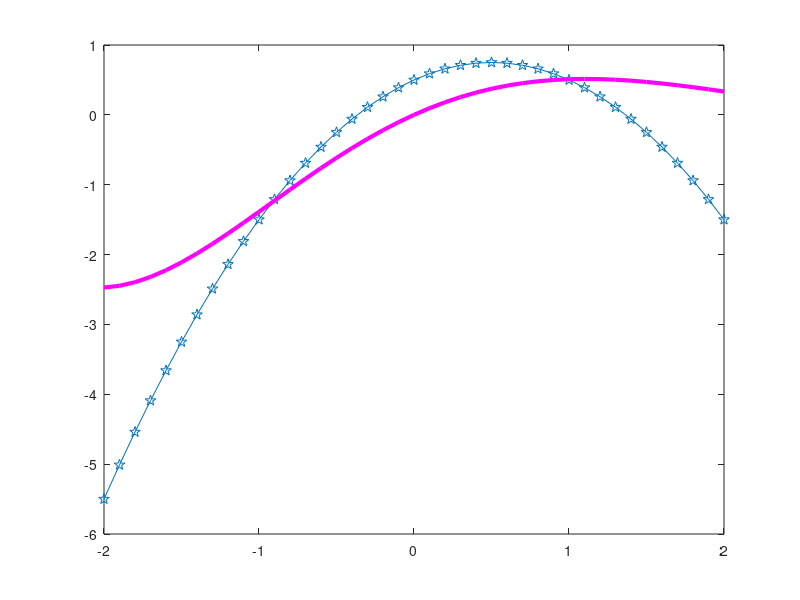
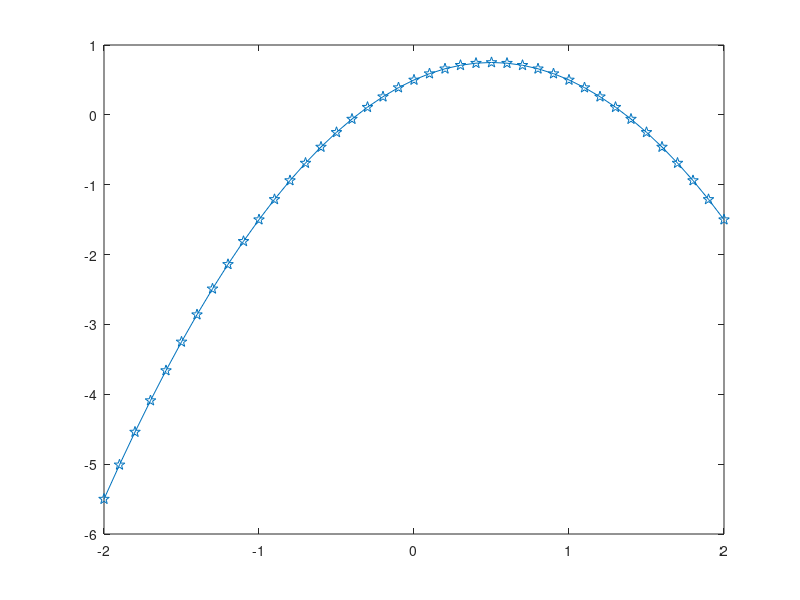

The MATLAB source for these figures, in order:
clc
disp("--------------------------------------------------------------------------------")



disp("rand() and diag() functions")
A = rand(5);
disp("rand(5) =")
disp(A)
y = diag(A);
disp("taking diag() of this matrix =")
disp(y)
disp("--------------------------------------------------------------------------------")

disp("ways to define a matrix")
A = [1 2; 3 4];
disp("A =")
disp(A)
B = [5 6; 7 8];
disp("B =")
disp(B)
x = [1 2];
disp("x =")
disp(x)
disp("--------------------------------------------------------------------------------")

disp("concatenating A and x in different ways")
disp("[A; x] =")
disp([A; x])
disp("[A, x'] =")
disp([A, x'])
disp("cat(1, A, B) =")
disp(cat(1, A, B))
disp("cat(2, A, B) =")
disp(cat(2, A, B))
disp("cat(3, A, B) = <3D matrix>")
disp("--------------------------------------------------------------------------------")

disp("working with vector x and reshaping")
x = 1:12;
disp("x =")
disp(x)
disp("reshape(x, 2, 6) =")
disp(reshape(x, 2, 6))
disp("reshape(x, 2, []) =")
disp(reshape(x, 2, []))
disp("--------------------------------------------------------------------------------")

disp("matrix multiplication and element-wise multiplication")
disp("A * B =")
disp(A * B)
disp("A .* B =")
disp(A .* B)
disp("A .* x = error: product: nonconformant arguments (op1 is 2x2, op2 is 1x12)")
disp("--------------------------------------------------------------------------------")

disp("matrix powers and solving linear equations")
disp("A^2 =")
disp(A^2)
A = [2 3 1; 3 1 -1; 2 -1 3];
b = [11; 2; 9];
x = A \ b;
disp("A \\ b =")
disp(x)
disp("--------------------------------------------------------------------------------")

disp("min(), size(), length() functions")
disp("min(A) =")
disp(min(A))
disp("min(A') =")
disp(min(A'))
disp("size(A) =")
disp(size(A))
disp("length(A) =")
disp(length(A))
disp("--------------------------------------------------------------------------------")

disp("concatenating A with itself along the third dimension and checking size")
cat(3, A, A);
disp("size(ans) =")
disp(size(ans))
disp("--------------------------------------------------------------------------------")

disp("writing matrix A to a file")
A = rand(3);
file1 = fopen("A_matrix.txt", 'w');
fprintf(file1, "%f | %f | %f \n", A');
fclose(file1);
disp("--------------------------------------------------------------------------------")

disp("writing matrix B to a file with a loop")
B = rand(2, 4);
n = size(B);
file2 = fopen("B_matrix.txt", 'w');
for i = 1:n(1)
    fprintf(file2, "%f | ", B(i,1:end-1));
    fprintf(file2, "%f", B(i,end));
    fprintf(file2, "\n");
end
fclose(file2);
disp("--------------------------------------------------------------------------------")

disp("plotting functions")
x = -2:0.1:2;
y1 = x.*(1-x) + 0.5;
y2 = exp(-0.5*x).*sin(x);

plot(x, y1, 'marker', 'p', 'markersize', 8)
hold on
plot(x, y2, 'linewidth', 3, 'color', 'm')
hold off
disp("--------------------------------------------------------------------------------")

disp("plotting functions with labels and title")
Poz = [20 40 620 540];
Fig = figure('Position', Poz, 'NumberTitle', 'on', 'Name', 'Graphics');
plot(x, y1, 'marker', 'p', 'markersize', 8)